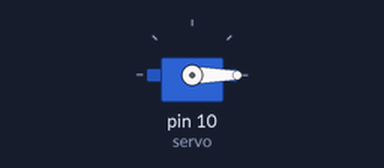
Bench run of a sketch on a simulated Arduino Uno, built with avr-gcc and run on an emulated ATmega328P. Parts: servo.

Above: at 0.05 s.
Timing chart, 0 to 4.6 s (numbered marks = the images above):
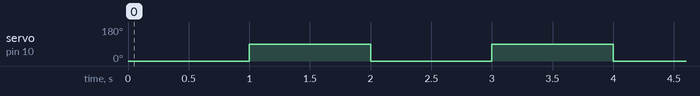

Measured:
- by itself, servo on pin 10 (servo): alternates 90° for 1.0 s and 0° for 1.0 s

The sketch:

sketch_may22a.ino
```cpp
#include<Servo.h>

Servo servo;

void setup() {
  // put your setup code here, to run once:
  // サーボモータのピン番号
  servo.attach(10, 500, 2400);
  pinMode(10, OUTPUT);


}

void loop() {
  servo.write(0);
  delay(1000);
  servo.write(90);
  delay(1000);
}

/*
// put your main code here, to run repeatedly:
  servo(10,500,2500);
  digitalWrite(10, HIGH);
  delayMicroseconds(5000);
  digitalWrite(10, LOW);
  delay(1000);
  digitalWrite(10, HIGH);
  delayMicroseconds(5000);
  digitalWrite(10, LOW);
  delay(1000);
  */
```
